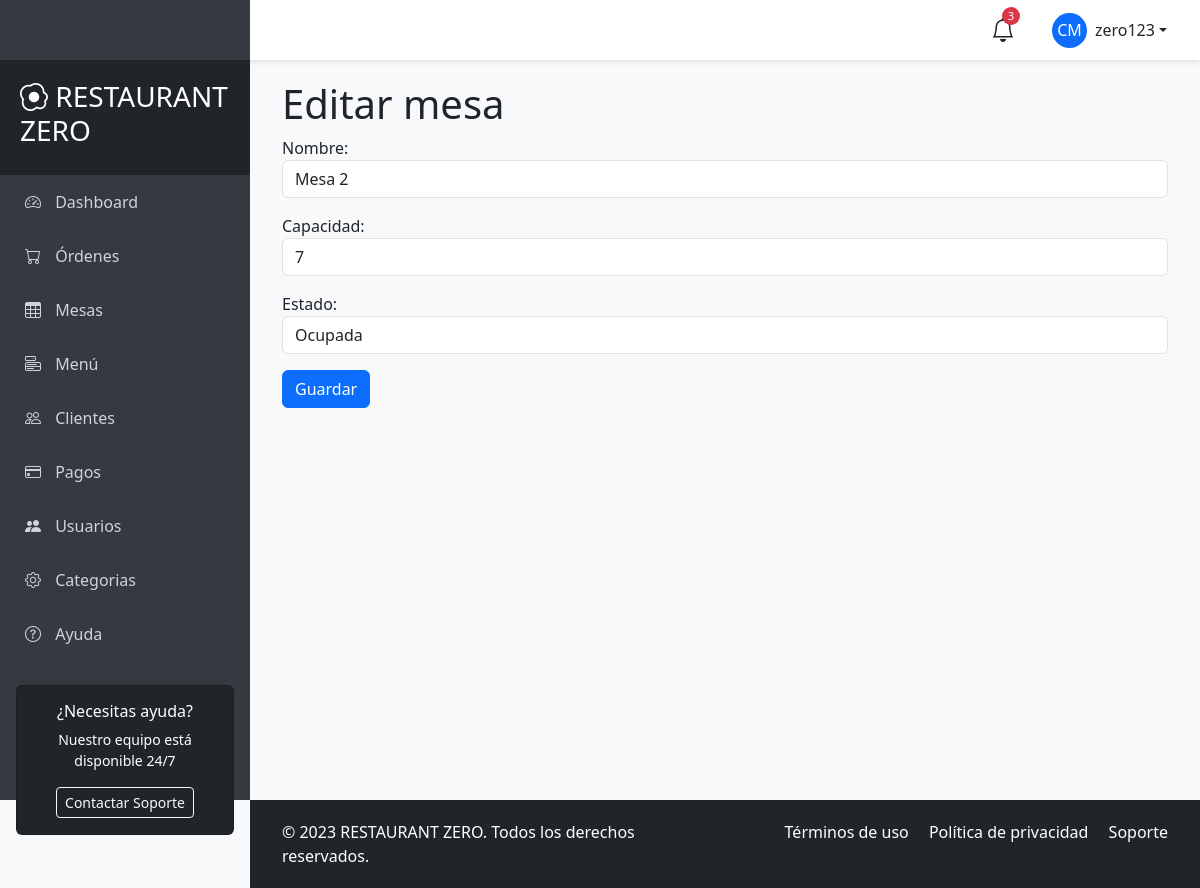
Screenshot of /ordenes/mesas/editar/4/ (signed in) with the database file from the repository.
### apps/accounts/models.py (models this page shows)
class AppUser(AbstractUser):
    pass

### apps/ordenes/models.py (models this page shows, shortened)
class Mesa(models.Model):
    nombre = models.CharField(max_length=100, null=False)
    capacidad = models.IntegerField(null=False)
    estado = models.ForeignKey(MesaEstado, on_delete=models.CASCADE, related_name='mesas_estado')

class MesaEstado(models.Model):
    nombre = models.CharField(max_length=50)
    def __str__(self):
        return self.nombre

### apps/ordenes/views.py (the view)
# urls.py: path('mesas/editar/<int:pk>/', views.MesaUpdateView.as_view(), name='mesas_update'),
class MesaUpdateView(LoginRequiredMixin, UpdateView):
    model = Mesa
    form_class = MesaForm
    template_name = 'mesas/mesas_edit_form.html'
    success_url = '/ordenes/mesas/'

### apps/ordenes/forms.py
class MesaForm(forms.ModelForm):
    class Meta:
        model = Mesa
        fields = ['nombre', 'capacidad', 'estado']
        widgets = {
            'nombre': forms.TextInput(attrs={'class': 'form-control'}),
            'capacidad': forms.NumberInput(attrs={'class': 'form-control'}),
            'estado': forms.Select(attrs={'class': 'form-control'})
        }

### templates/mesas/mesas_edit_form.html (shortened to what this page needs)
{% extends 'main/base_user.html' %}
{% block content %}
<h1>Editar mesa</h1>
<form action="{% url 'ordenes:mesas_update' form.instance.pk %}" method="post">
    {{ form.as_p }}
    <button type="submit" class="btn btn-primary">Guardar</button>
</form>
{% endblock %}

### templates/main/base_user.html (shortened to what this page needs)
<!DOCTYPE html>
<html lang="es">
<head>
    <link href="https://cdn.jsdelivr.net/npm/bootstrap@5.3.0/dist/css/bootstrap.min.css" rel="stylesheet">
    <link rel="stylesheet" href="https://cdn.jsdelivr.net/npm/bootstrap-icons@1.10.0/font/bootstrap-icons.css">
</head>
<body>
    <nav id="sidebar">
        <div class="sidebar-header">
            <h3><i class="bi bi-egg-fried"></i> RESTAURANT ZERO</h3>
        </div>
        <ul class="list-unstyled">
            <li class="active"><a href="#"><i class="bi bi-speedometer2"></i> Dashboard</a></li>
            <li><a href="{% url 'ordenes:ordenes_list' %}"><i class="bi bi-cart"></i> Órdenes</a></li>
            <li><a href="{% url 'ordenes:mesas_list' %}"><i class="bi bi-table"></i> Mesas</a></li>
            <li><a href="{% url 'platillos:platillos_list' %}"><i class="bi bi-menu-button"></i> Menú</a></li>
            <li><a href="#"><i class="bi bi-people"></i> Clientes</a></li>
            <li><a href="{% url 'ordenes:pagos_list' %}"><i class="bi bi-credit-card"></i> Pagos</a></li>
            <li><a href="{% url 'accounts:user_list' %}"><i class="bi bi-people-fill"></i> Usuarios</a> </li>
            <li><a href="{% url 'platillos:categoria_list' %}"><i class="bi bi-gear"></i> Categorias</a></li>
            <li><a href="#"><i class="bi bi-question-circle"></i> Ayuda</a></li>
        </ul>
        <div class="px-3 mt-4">
            <div class="card bg-dark text-white">
                <div class="card-body text-center">
                    <h6>¿Necesitas ayuda?</h6>
                    <p class="small">Nuestro equipo está disponible 24/7</p>
                    <button class="btn btn-sm btn-outline-light">Contactar Soporte</button>
                </div>
            </div>
        </div>
    </nav>
    <header id="header" class="d-flex align-items-center justify-content-between">
        <button type="button" id="sidebarCollapse" class="btn">
        </button>
        <div class="d-flex align-items-center">
            <div class="position-relative me-4">
                <i class="bi bi-bell fs-4"></i>
                <span class="notification-badge">3</span>
            </div>
            <div class="dropdown">
                <button class="btn dropdown-toggle d-flex align-items-center" type="button" id="userDropdown" data-bs-toggle="dropdown" aria-expanded="false">
                    <div class="rounded-circle bg-primary d-flex align-items-center justify-content-center me-2" style="width: 35px; height: 35px;">
                        <span class="text-white">CM</span>
                    </div>
                    {{ request.user.username }}
                </button>
            </div>
        </div>
    </header>
    <div id="content">
        <div class="container-fluid">
            {% block content %}
            {% endblock %}
        </div>
    </div>
    <footer id="footer" class="bg-dark text-white">
        <div class="container-fluid">
            <div class="row">
                <div class="col-md-6">
                    <p class="mb-0">&copy; 2023 RESTAURANT ZERO. Todos los derechos reservados.</p>
                </div>
                <div class="col-md-6 text-md-end">
                    <p class="mb-0">
                        <a href="#" class="text-white text-decoration-none me-3">Términos de uso</a>
                        <a href="#" class="text-white text-decoration-none me-3">Política de privacidad</a>
                        <a href="#" class="text-white text-decoration-none">Soporte</a>
                    </p>
                </div>
            </div>
        </div>
    </footer>
</body>
</html>

### templates/main/base_user.html (style rules this page uses)
:root { --primary-color: #dc3545; --secondary-color: #ffc107; --sidebar-width: 250px; --header-height: 60px; }
body { font-family: 'Segoe UI', Tahoma, Geneva, Verdana, sans-serif; background-color: #f8f9fa; overflow-x: hidden; }
#sidebar { height: 100vh; width: var(--sidebar-width); position: fixed; top: 0; left: 0; background-color: #343a40; color: white; padding-top: var(--header-height); transition: all 0.3s; z-index: 1000; }
#sidebar .sidebar-header { padding: 20px; background-color: #212529; }
#sidebar ul li a { padding: 15px 25px; display: block; color: #ced4da; text-decoration: none; transition: all 0.3s; }
#sidebar ul li a i { margin-right: 10px; width: 20px; text-align: center; }
#header { height: var(--header-height); position: fixed; top: 0; left: 0; right: 0; background-color: white; box-shadow: 0 2px 5px rgba(0,0,0,0.1); z-index: 900; padding: 0 20px; }
#sidebarCollapse { background: transparent; border: none; color: var(--primary-color); font-size: 1.5rem; }
#content { margin-left: var(--sidebar-width); padding: 20px; padding-top: calc(var(--header-height) + 20px); transition: all 0.3s; min-height: 100vh; }
#footer { background-color: #343a40; color: white; padding: 20px; margin-left: var(--sidebar-width); transition: all 0.3s; }
.notification-badge { position: absolute; top: -5px; right: -5px; background-color: var(--primary-color); color: white; border-radius: 50%; width: 18px; height: 18px; font-size: 0.7rem; display: flex; align-items: center; justify-content: center; }

### rows the page displays
AppUser: user.username "zero123"
Mesa: nombre "Mesa 2", capacidad "7", estado "Ocupada"
